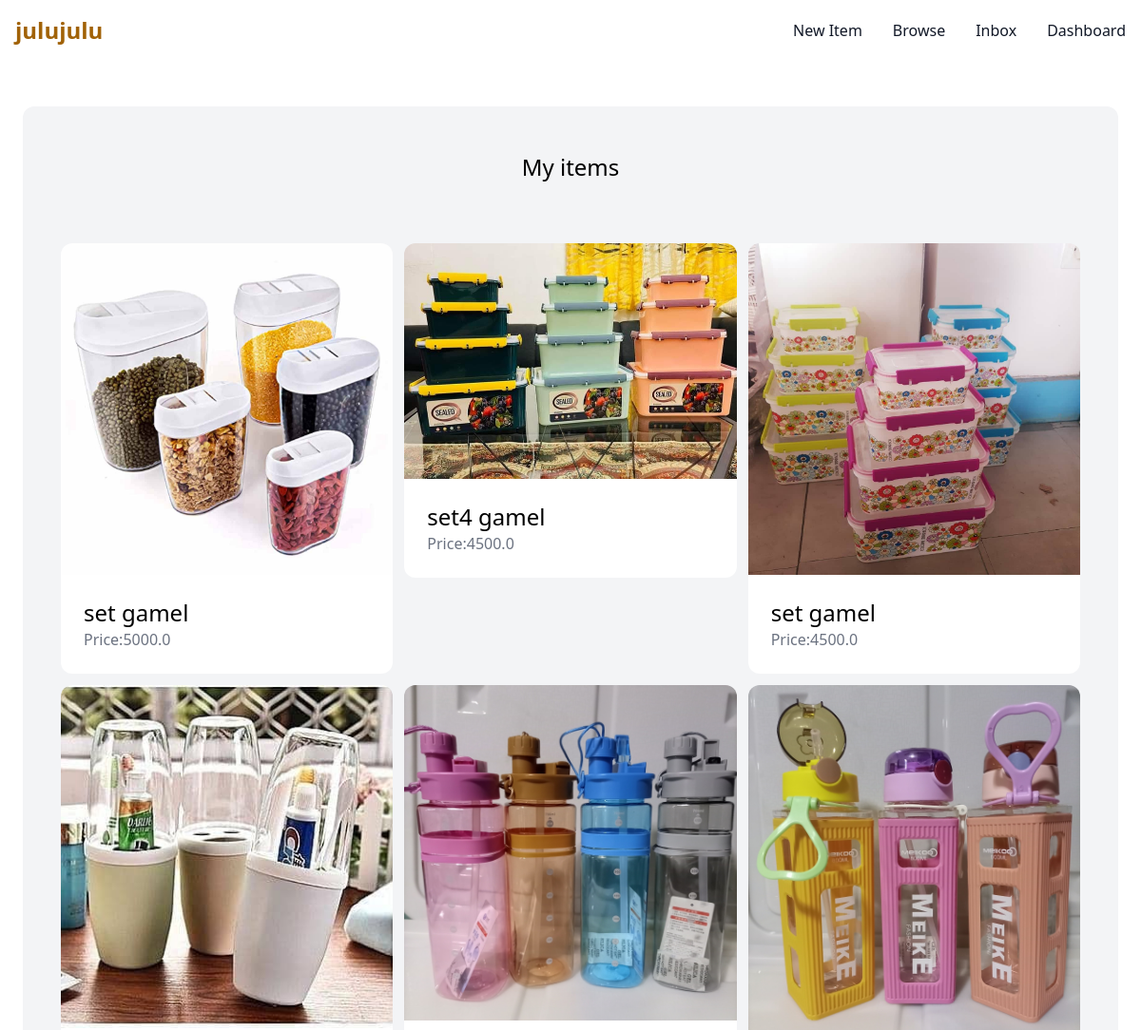
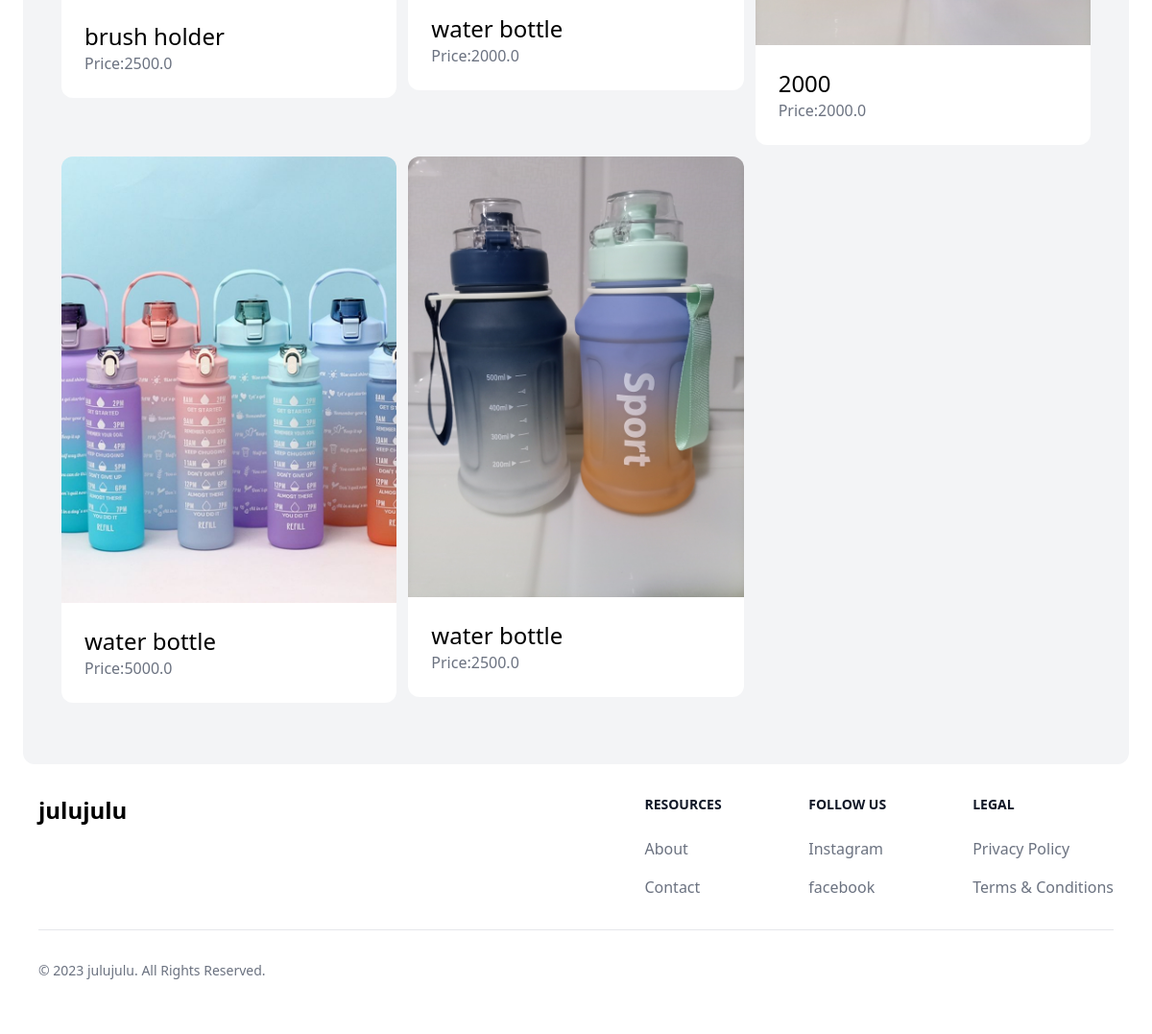
The page /dashboard/ (signed in) on the database its author committed (2 pictures, top to bottom).
### item/models.py (models this page shows, shortened)
class Item(models.Model):
    category = models.ForeignKey(Category,related_name="items", on_delete=models.CASCADE)
    name = models.CharField(max_length=255)
    description = models.TextField(null=True, blank=True)
    price = models.FloatField()
    image = models.ImageField(upload_to='item_images',null=True, blank=True )
    is_sold = models.BooleanField(default=False)
    created_by = models.ForeignKey(User,related_name="items", on_delete=models.CASCADE)
    created_at = models.DateTimeField(auto_now_add=True)

### dashboard/views.py (the view)
# urls.py: path('', views.index, name='index'),
@login_required
def index(request):
    items = Item.objects.filter(created_by=request.user)
    return render(request,'dashboard/index.html',{
        'items':items
    })

### dashboard/templates/dashboard/index.html
{% extends 'core/base.html' %}
{% block content%}
<div class="mt-6 px-6 py-12 bg-gray-100 rounded-xl">
    <h2 class="mb-12 text-2xl text-center">My items</h2>
    <div class="grid grid-cols-3 gap-3 max-md:grid-cols-1 py-4 px-4">
        {% for item in items %}
        <div class="">
            <a href="{% url 'item:detail' item.id %}">
                <div class="">
                    {% if item.image %}
                    <img src="{{ item.image.url}}" alt="itemimage" class="rounded-t-xl">
                    {% endif %}
                </div>
                <div class="p-6 bg-white rounded-b-xl">
                    <h2 class="text-2xl ">{{ item.name }}</h2>
                    <p class="text-gray-500">Price:{{ item.price }}</p>
                </div>
            </a>
        </div>
        {% endfor %}
    </div>
    {% endblock %}

### rows shown on the page
Item: image (picture), name "set gamel", price "5000.0"
Item: image (picture), name "set4 gamel", price "4500.0"
Item: image (picture), name "set gamel", price "4500.0"
Item: image (picture), name "brush holder", price "2500.0"
Item: image (picture), name "water bottle", price "2000.0"
Item: image (picture), name "2000", price "2000.0"
Item: image (picture), name "water bottle", price "5000.0"
Item: image (picture), name "water bottle", price "2500.0"
